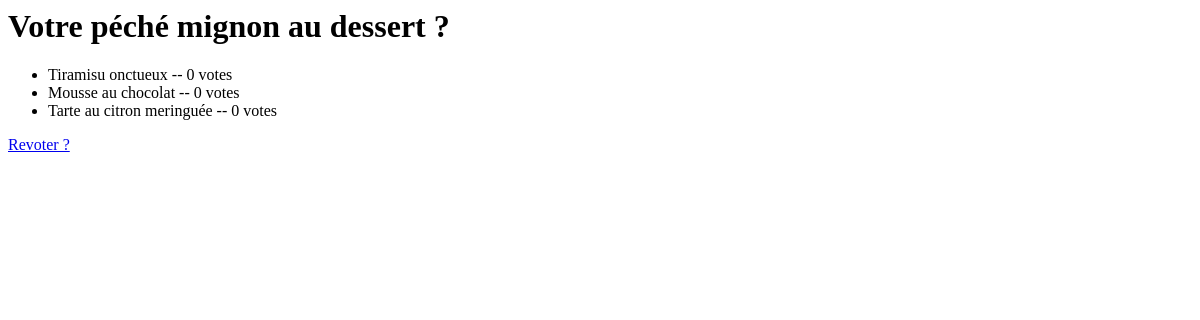
Before: /polls/4/results/ with the older database file.
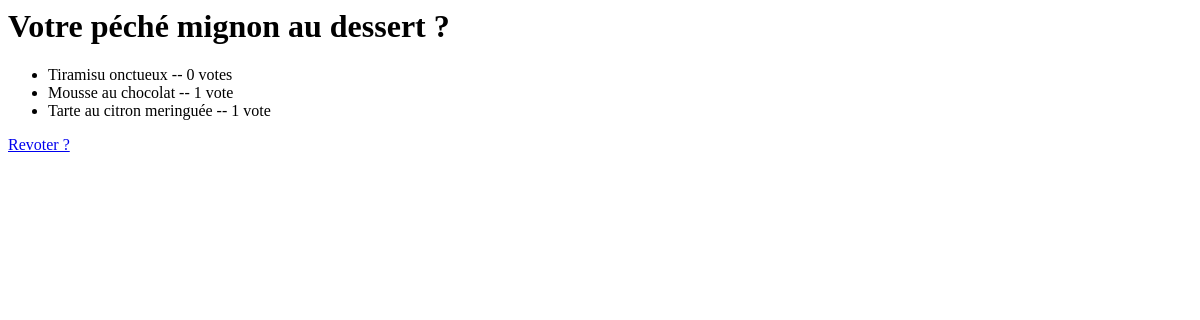
After: the same page with the newer database file.
### polls/models.py (models this page shows, shortened)
class Question(models.Model):
    question_text = models.CharField(max_length=200)
    pub_date = models.DateTimeField("date published")

class Choice(models.Model):
    question = models.ForeignKey(Question, on_delete=models.CASCADE)
    choice_text = models.CharField(max_length=200)
    votes = models.IntegerField(default=0)

### polls/views.py (the view)
# urls.py: path("<int:pk>/results/", views.ResultsView.as_view(), name="results"),
class ResultsView(generic.DetailView):
    model = Question
    template_name = "polls/results.html"

### polls/templates/polls/results.html
<h1>{{ question.question_text }}</h1>
<ul>
{% for choice in question.choice_set.all %}
    <li>{{ choice.choice_text }} -- {{ choice.votes }} vote{{ choice.votes|pluralize }}</li>
{% endfor %}
</ul>
<a href="{% url 'polls:detail' question.id %}">Revoter ?</a>

Changed rows visible on the page:
changed Choice "Mousse au chocolat": votes "0" → "1"
changed Choice "Tarte au citron meringuée": votes "0" → "1"
